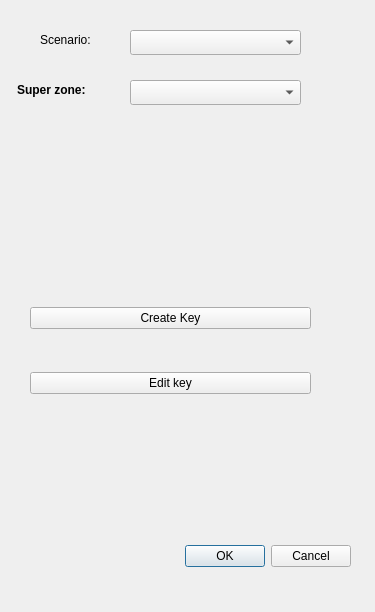
<?xml version="1.0" encoding="UTF-8"?>
<ui version="4.0">
 <class>Dialog</class>
 <widget class="QDialog" name="Dialog">
  <property name="geometry">
   <rect>
    <x>0</x>
    <y>0</y>
    <width>375</width>
    <height>612</height>
   </rect>
  </property>
  <property name="windowTitle">
   <string>Dialog</string>
  </property>
  <widget class="QDialogButtonBox" name="buttonBox">
   <property name="geometry">
    <rect>
     <x>10</x>
     <y>540</y>
     <width>341</width>
     <height>32</height>
    </rect>
   </property>
   <property name="orientation">
    <enum>Qt::Horizontal</enum>
   </property>
   <property name="standardButtons">
    <set>QDialogButtonBox::Cancel|QDialogButtonBox::Ok</set>
   </property>
  </widget>
  <widget class="QWidget" name="verticalLayoutWidget">
   <property name="geometry">
    <rect>
     <x>30</x>
     <y>270</y>
     <width>281</width>
     <height>161</height>
    </rect>
   </property>
   <layout class="QVBoxLayout" name="verticalLayout">
    <item>
     <widget class="QPushButton" name="pushButton">
      <property name="text">
       <string>Create Key</string>
      </property>
     </widget>
    </item>
    <item>
     <widget class="QPushButton" name="pushButton_2">
      <property name="text">
       <string>Edit key</string>
      </property>
     </widget>
    </item>
   </layout>
  </widget>
  <widget class="QComboBox" name="comboBox">
   <property name="geometry">
    <rect>
     <x>130</x>
     <y>30</y>
     <width>171</width>
     <height>25</height>
    </rect>
   </property>
  </widget>
  <widget class="QLabel" name="label">
   <property name="geometry">
    <rect>
     <x>40</x>
     <y>30</y>
     <width>68</width>
     <height>19</height>
    </rect>
   </property>
   <property name="text">
    <string>Scenario:</string>
   </property>
  </widget>
  <widget class="QLabel" name="label_2">
   <property name="geometry">
    <rect>
     <x>17</x>
     <y>80</y>
     <width>91</width>
     <height>20</height>
    </rect>
   </property>
   <property name="font">
    <font>
     <weight>75</weight>
     <bold>true</bold>
    </font>
   </property>
   <property name="frameShadow">
    <enum>QFrame::Plain</enum>
   </property>
   <property name="text">
    <string>Super zone:</string>
   </property>
  </widget>
  <widget class="QComboBox" name="comboBox_2">
   <property name="geometry">
    <rect>
     <x>130</x>
     <y>80</y>
     <width>171</width>
     <height>25</height>
    </rect>
   </property>
  </widget>
 </widget>
 <resources/>
 <connections>
  <connection>
   <sender>buttonBox</sender>
   <signal>accepted()</signal>
   <receiver>Dialog</receiver>
   <slot>accept()</slot>
   <hints>
    <hint type="sourcelabel">
     <x>218</x>
     <y>414</y>
    </hint>
    <hint type="destinationlabel">
     <x>157</x>
     <y>274</y>
    </hint>
   </hints>
  </connection>
  <connection>
   <sender>buttonBox</sender>
   <signal>rejected()</signal>
   <receiver>Dialog</receiver>
   <slot>reject()</slot>
   <hints>
    <hint type="sourcelabel">
     <x>286</x>
     <y>420</y>
    </hint>
    <hint type="destinationlabel">
     <x>286</x>
     <y>274</y>
    </hint>
   </hints>
  </connection>
 </connections>
</ui>
